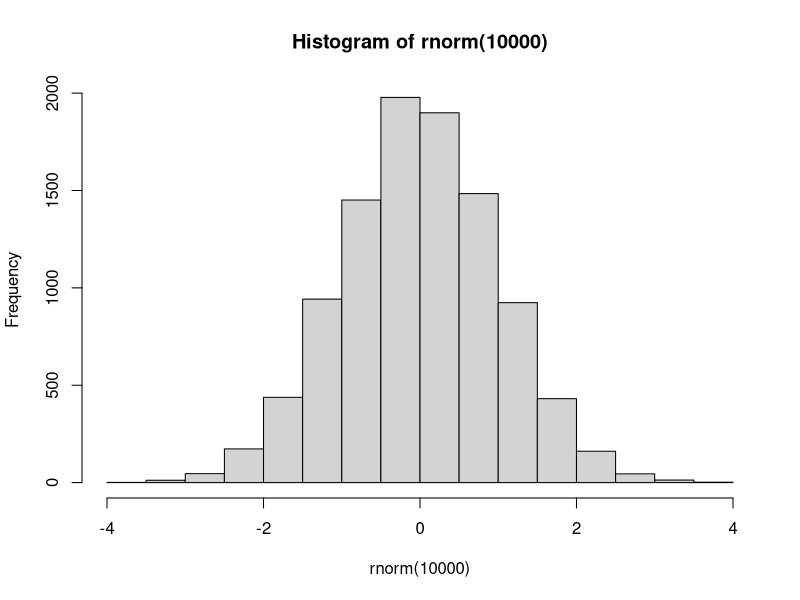
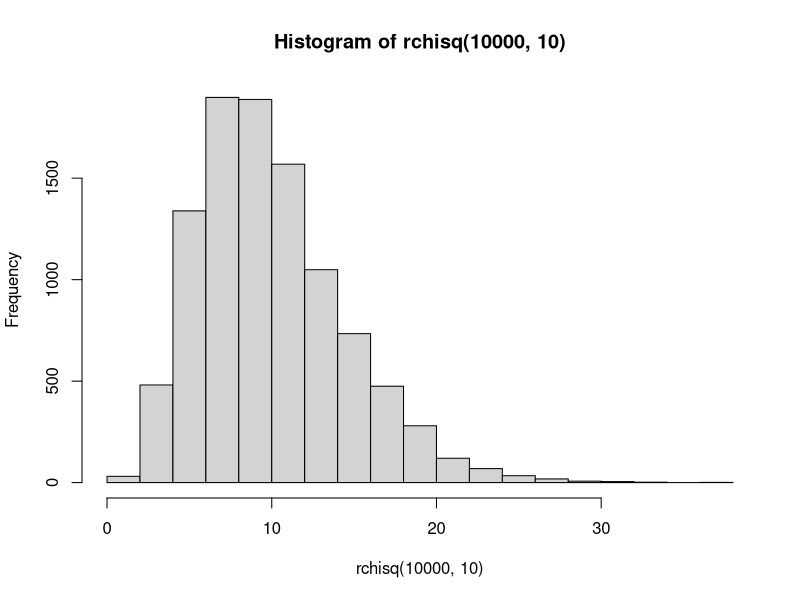
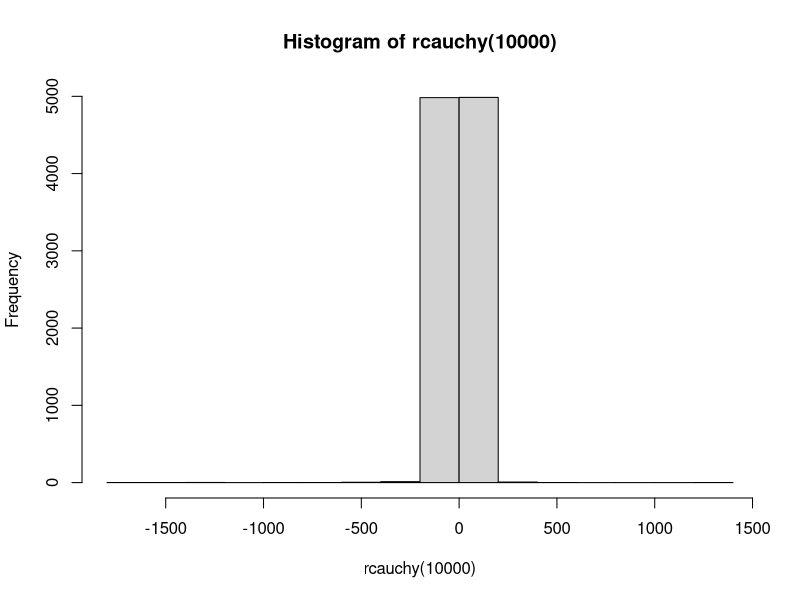
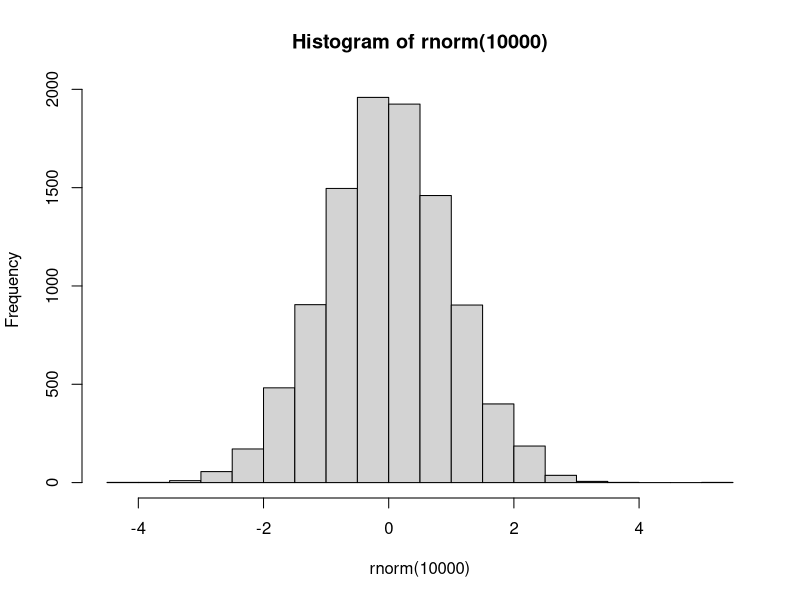
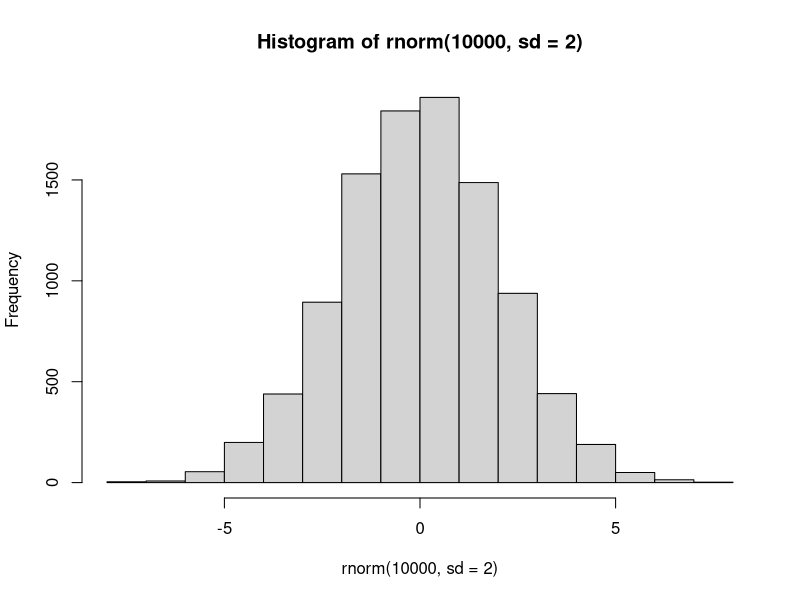
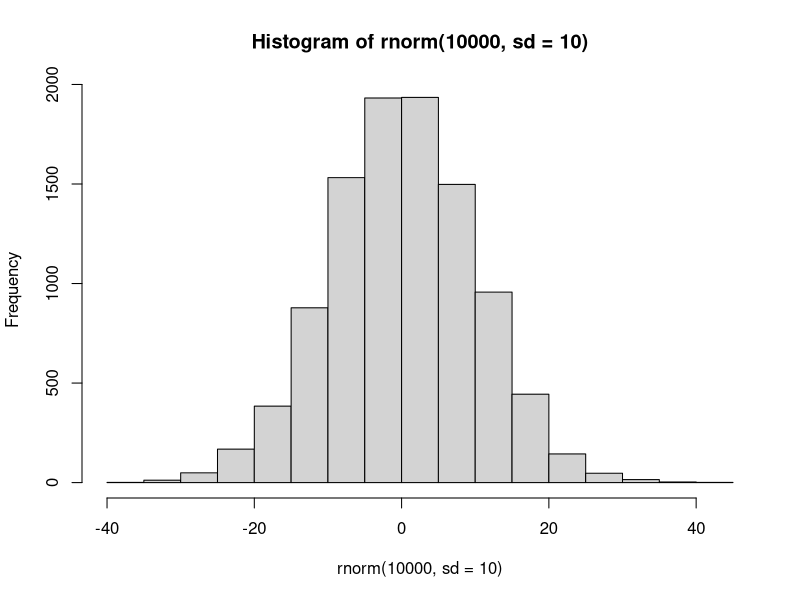

Generate these figures, in order, with R:
## ---- chunk 1
knitr::opts_chunk$set(echo = TRUE, message = FALSE)
set.seed(123)
## ---- chunk 2
X = c(0, 7, 8, 9, 100)
mean(X)
## ---- chunk 3
Y = c(0, 7, 8, NA, 0/0)
Y
mean(Y)
mean(Y, na.rm = TRUE)
## ---- chunk 4
mean(X, trim = 0.2)
mean(Y, trim = 0.2)
mean(Y, trim = 0.2, na.rm = TRUE)
## ---- chunk 5
median(X)
median(Y)
median(Y, na.rm = TRUE)
## ---- chunk 6
hist(rnorm(10000)) # 標準正規分布のヒストグラム
hist(rchisq(10000, 10)) # 自由度10のカイ二乗分布の(以下略)
hist(rcauchy(10000)) # コーシー分布の(以下略)
## ---- chunk 7
mean(rnorm(5)) 
## ---- chunk 8
mean(rnorm(10000))
## ---- chunk 9
mean(replicate(10000, mean(rnorm(5))))
## ---- chunk 10
X = c(1,2,3,4,5)
Y = c(5,3,1,8,9)
## ---- chunk 11
2 * X
3 * Y
mean(2 * X + 3 * Y) # この計算と…
2 * mean(X) + 3 * mean(Y) # この計算が、同じ値になる性質を、線形性という
## ---- chunk 12
hist(rnorm(10000)) # 標準正規分布のヒストグラム。つまり、標準偏差は1、分散も1。
hist(rnorm(10000, sd = 2)) # 平均0、標準偏差は2(分散なら4)の正規分布
hist(rnorm(10000, sd = 10)) # 平均0、標準偏差は10(分散なら100)の正規分布
## ---- chunk 13
x = 1:5 # 母集団
x
var(x) # 母分散
var(c(2,3,4,5)) # 標本分散1
var(c(1,3,4,5)) # 標本分散2
var(c(1,2,4,5)) # 標本分散3
var(c(1,2,3,5)) # 標本分散4
var(c(1,2,3,4)) # 標本分散5
#　標本分散の平均 = 母分散
mean(c(var(c(2,3,4,5)), var(c(1,3,4,5)), var(c(1,2,4,5)), var(c(1,2,3,5)), var(c(1,2,3,4))))
## ---- chunk 14
varp <- function(x){var(x) * (length(x) - 1) / length(x)} 
## ---- chunk 15
varp(x) # 母分散
varp(c(2,3,4,5)) # 標本分散1
varp(c(1,3,4,5)) # 標本分散2
varp(c(1,2,4,5)) # 標本分散3
varp(c(1,2,3,5)) # 標本分散4
varp(c(1,2,3,4)) # 標本分散5
#　標本分散の平均 ≠ 母分散
mean(c(varp(c(2,3,4,5)), varp(c(1,3,4,5)), varp(c(1,2,4,5)), varp(c(1,2,3,5)), varp(c(1,2,3,4))))
## ---- chunk 16
x = 1:10
var(x)
sqrt(var(x))
sd(x)
varp(x)
sqrt(varp(x))
